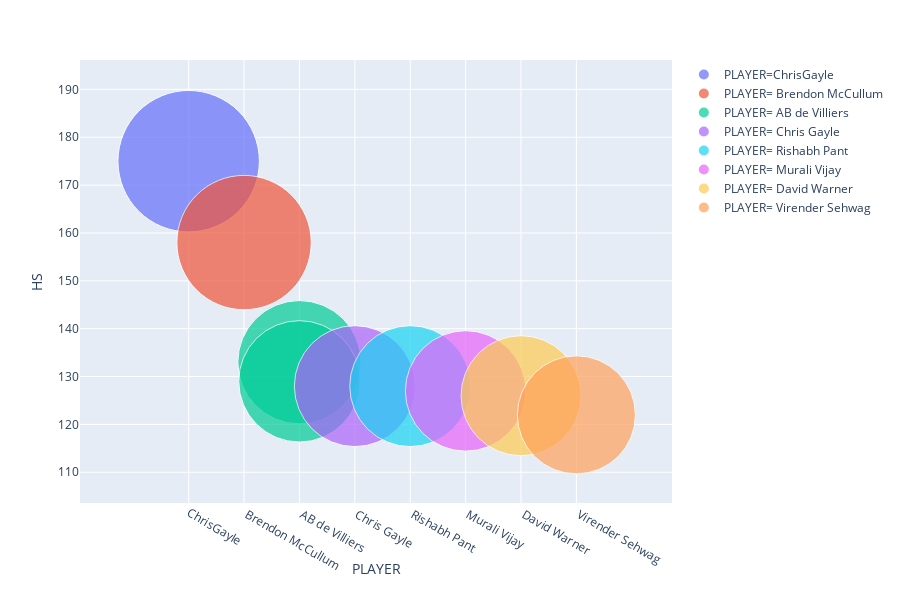

Notebook source saved alongside this figure:
### Code cell
px.scatter(high_score_in,x="PLAYER",y="HS",color='PLAYER', size="HS",size_max=100)

### Figure 1 — Plotly figure (JSON) as saved in the notebook; plotly's stock layout.template omitted (floating-point values rounded to 4 significant figures)
{"data": [{"hoverlabel": {"namelength": 0}, "hovertemplate": "PLAYER=%{x}<br>HS=%{marker.size}", "legendgroup": "PLAYER=ChrisGayle", "marker": {"color": "#636efa", "size": [175], "sizemode": "area", "sizeref": 0.0175, "symbol": "circle"}, "mode": "markers", "name": "PLAYER=ChrisGayle", "showlegend": true, "type": "scatter", "uid": "c0e5e8c7-3315-4cdb-b300-7db9d3295a6a", "x": ["ChrisGayle"], "xaxis": "x", "y": [175], "yaxis": "y"}, {"hoverlabel": {"namelength": 0}, "hovertemplate": "PLAYER=%{x}<br>HS=%{marker.size}", "legendgroup": "PLAYER= Brendon McCullum", "marker": {"color": "#EF553B", "size": [158], "sizemode": "area", "sizeref": 0.0175, "symbol": "circle"}, "mode": "markers", "name": "PLAYER= Brendon McCullum", "showlegend": true, "type": "scatter", "uid": "eda0bb69-25cd-4583-a2a2-f562eeffca70", "x": [" Brendon McCullum"], "xaxis": "x", "y": [158], "yaxis": "y"}, {"hoverlabel": {"namelength": 0}, "hovertemplate": "PLAYER=%{x}<br>HS=%{marker.size}", "legendgroup": "PLAYER= AB de Villiers", "marker": {"color": "#00cc96", "size": [133, 129], "sizemode": "area", "sizeref": 0.0175, "symbol": "circle"}, "mode": "markers", "name": "PLAYER= AB de Villiers", "showlegend": true, "type": "scatter", "uid": "90bed609-e14b-4b23-9931-2d0e4044d253", "x": [" AB de Villiers", " AB de Villiers"], "xaxis": "x", "y": [133, 129], "yaxis": "y"}, {"hoverlabel": {"namelength": 0}, "hovertemplate": "PLAYER=%{x}<br>HS=%{marker.size}", "legendgroup": "PLAYER= Chris Gayle", "marker": {"color": "#ab63fa", "size": [128], "sizemode": "area", "sizeref": 0.0175, "symbol": "circle"}, "mode": "markers", "name": "PLAYER= Chris Gayle", "showlegend": true, "type": "scatter", "uid": "0d2b844d-84e8-4bb7-99eb-f5e751eaa936", "x": [" Chris Gayle"], "xaxis": "x", "y": [128], "yaxis": "y"}, {"hoverlabel": {"namelength": 0}, "hovertemplate": "PLAYER=%{x}<br>HS=%{marker.size}", "legendgroup": "PLAYER= Rishabh Pant", "marker": {"color": "#19d3f3", "size": [128], "sizemode": "area", "sizeref": 0.0175, "symbol": "circle"}, "mode": "markers", "name": "PLAYER= Rishabh Pant", "showlegend": true, "type": "scatter", "uid": "ea6710b1-6aeb-48b7-96bc-2c5a39a43e4f", "x": [" Rishabh Pant"], "xaxis": "x", "y": [128], "yaxis": "y"}, {"hoverlabel": {"namelength": 0}, "hovertemplate": "PLAYER=%{x}<br>HS=%{marker.size}", "legendgroup": "PLAYER= Murali Vijay", "marker": {"color": "#e763fa", "size": [127], "sizemode": "area", "sizeref": 0.0175, "symbol": "circle"}, "mode": "markers", "name": "PLAYER= Murali Vijay", "showlegend": true, "type": "scatter", "uid": "cc2eeebf-61a3-45ef-87de-5daf6d946605", "x": [" Murali Vijay"], "xaxis": "x", "y": [127], "yaxis": "y"}, {"hoverlabel": {"namelength": 0}, "hovertemplate": "PLAYER=%{x}<br>HS=%{marker.size}", "legendgroup": "PLAYER= David Warner", "marker": {"color": "#FECB52", "size": [126], "sizemode": "area", "sizeref": 0.0175, "symbol": "circle"}, "mode": "markers", "name": "PLAYER= David Warner", "showlegend": true, "type": "scatter", "uid": "7b0b7377-2e41-4bf7-9e3c-6a6b73abefbf", "x": [" David Warner"], "xaxis": "x", "y": [126], "yaxis": "y"}, {"hoverlabel": {"namelength": 0}, "hovertemplate": "PLAYER=%{x}<br>HS=%{marker.size}", "legendgroup": "PLAYER= Virender Sehwag", "marker": {"color": "#FFA15A", "size": [122], "sizemode": "area", "sizeref": 0.0175, "symbol": "circle"}, "mode": "markers", "name": "PLAYER= Virender Sehwag", "showlegend": true, "type": "scatter", "uid": "2f2b14dc-1c70-40ae-81bc-adf19f2122cb", "x": [" Virender Sehwag"], "xaxis": "x", "y": [122], "yaxis": "y"}], "layout": {"grid": {"xaxes": ["x"], "xgap": 0.1, "xside": "bottom", "yaxes": ["y"], "ygap": 0.1, "yside": "left"}, "height": 600, "legend": {"itemsizing": "constant", "tracegroupgap": 0}, "margin": {"t": 60}, "xaxis": {"categoryarray": ["ChrisGayle", " Brendon McCullum", " AB de Villiers", " Chris Gayle", " Rishabh Pant", " Murali Vijay", " David Warner", " Virender Sehwag"], "categoryorder": "array", "title": {"text": "PLAYER"}}, "yaxis": {"title": {"text": "HS"}}}}
